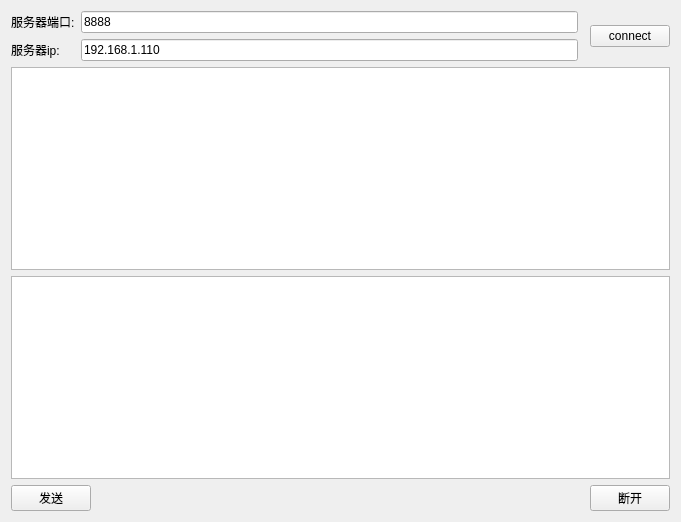
<?xml version="1.0" encoding="UTF-8"?>
<ui version="4.0">
 <class>ClianWidget</class>
 <widget class="QWidget" name="ClianWidget">
  <property name="geometry">
   <rect>
    <x>0</x>
    <y>0</y>
    <width>681</width>
    <height>522</height>
   </rect>
  </property>
  <property name="windowTitle">
   <string>Form</string>
  </property>
  <layout class="QGridLayout" name="gridLayout">
   <item row="0" column="0">
    <widget class="QLabel" name="label">
     <property name="text">
      <string>服务器端口:</string>
     </property>
    </widget>
   </item>
   <item row="0" column="1" colspan="2">
    <widget class="QLineEdit" name="lineEditPort">
     <property name="text">
      <string>8888</string>
     </property>
    </widget>
   </item>
   <item row="1" column="0">
    <widget class="QLabel" name="label_2">
     <property name="text">
      <string>服务器ip:</string>
     </property>
    </widget>
   </item>
   <item row="1" column="1" colspan="2">
    <widget class="QLineEdit" name="lineEditIp">
     <property name="text">
      <string>192.168.1.110</string>
     </property>
    </widget>
   </item>
   <item row="2" column="0" colspan="5">
    <widget class="QTextEdit" name="textEditRead">
     <property name="readOnly">
      <bool>true</bool>
     </property>
    </widget>
   </item>
   <item row="3" column="0" colspan="5">
    <widget class="QTextEdit" name="textEditWrite"/>
   </item>
   <item row="4" column="0" colspan="2">
    <widget class="QPushButton" name="btn_send">
     <property name="text">
      <string>发送</string>
     </property>
    </widget>
   </item>
   <item row="4" column="2">
    <spacer name="horizontalSpacer">
     <property name="orientation">
      <enum>Qt::Horizontal</enum>
     </property>
     <property name="sizeHint" stdset="0">
      <size>
       <width>482</width>
       <height>20</height>
      </size>
     </property>
    </spacer>
   </item>
   <item row="0" column="4" rowspan="2">
    <widget class="QPushButton" name="pushButtonConnect">
     <property name="text">
      <string>connect</string>
     </property>
    </widget>
   </item>
   <item row="4" column="4">
    <widget class="QPushButton" name="btn_close">
     <property name="text">
      <string>断开</string>
     </property>
    </widget>
   </item>
  </layout>
 </widget>
 <resources/>
 <connections/>
</ui>
